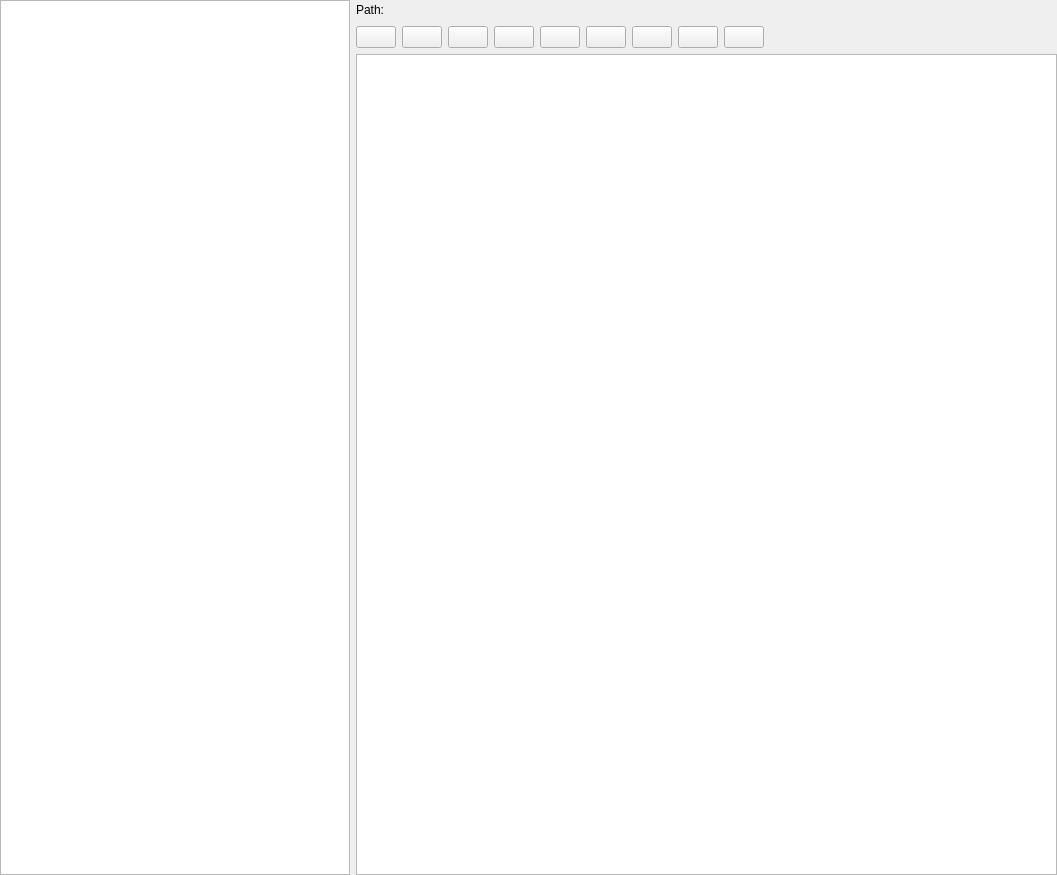
<?xml version="1.0" encoding="UTF-8"?>
<ui version="4.0">
 <class>FileBrowser</class>
 <widget class="QWidget" name="FileBrowser">
  <property name="geometry">
   <rect>
    <x>0</x>
    <y>0</y>
    <width>1057</width>
    <height>875</height>
   </rect>
  </property>
  <property name="windowTitle">
   <string>Form</string>
  </property>
  <property name="styleSheet">
   <string notr="true">QPushButton#charmRoot {
	min-width: 0px;
	padding: 2px;
}</string>
  </property>
  <layout class="QGridLayout" name="gridLayout">
   <property name="leftMargin">
    <number>0</number>
   </property>
   <property name="topMargin">
    <number>0</number>
   </property>
   <property name="rightMargin">
    <number>0</number>
   </property>
   <property name="bottomMargin">
    <number>0</number>
   </property>
   <item row="0" column="0" rowspan="3">
    <widget class="QTreeView" name="viewFolders">
     <property name="sizePolicy">
      <sizepolicy hsizetype="Expanding" vsizetype="Expanding">
       <horstretch>1</horstretch>
       <verstretch>0</verstretch>
      </sizepolicy>
     </property>
     <property name="minimumSize">
      <size>
       <width>300</width>
       <height>0</height>
      </size>
     </property>
     <attribute name="headerVisible">
      <bool>false</bool>
     </attribute>
    </widget>
   </item>
   <item row="0" column="1">
    <widget class="QWidget" name="widget" native="true">
     <property name="sizePolicy">
      <sizepolicy hsizetype="Preferred" vsizetype="Maximum">
       <horstretch>0</horstretch>
       <verstretch>0</verstretch>
      </sizepolicy>
     </property>
     <layout class="QHBoxLayout" name="horizontalLayout_2">
      <property name="leftMargin">
       <number>0</number>
      </property>
      <property name="topMargin">
       <number>0</number>
      </property>
      <property name="rightMargin">
       <number>0</number>
      </property>
      <property name="bottomMargin">
       <number>0</number>
      </property>
      <item>
       <widget class="QLabel" name="label">
        <property name="sizePolicy">
         <sizepolicy hsizetype="Maximum" vsizetype="Preferred">
          <horstretch>0</horstretch>
          <verstretch>0</verstretch>
         </sizepolicy>
        </property>
        <property name="text">
         <string>Path:</string>
        </property>
       </widget>
      </item>
      <item>
       <widget class="QWidget" name="charmContainer" native="true">
        <property name="sizePolicy">
         <sizepolicy hsizetype="Maximum" vsizetype="Maximum">
          <horstretch>0</horstretch>
          <verstretch>0</verstretch>
         </sizepolicy>
        </property>
        <property name="minimumSize">
         <size>
          <width>10</width>
          <height>10</height>
         </size>
        </property>
        <property name="styleSheet">
         <string notr="true"/>
        </property>
        <layout class="QHBoxLayout" name="charmLayout">
         <property name="spacing">
          <number>0</number>
         </property>
         <property name="leftMargin">
          <number>0</number>
         </property>
         <property name="topMargin">
          <number>0</number>
         </property>
         <property name="rightMargin">
          <number>0</number>
         </property>
         <property name="bottomMargin">
          <number>0</number>
         </property>
        </layout>
       </widget>
      </item>
      <item>
       <spacer name="horizontalSpacer">
        <property name="orientation">
         <enum>Qt::Horizontal</enum>
        </property>
        <property name="sizeHint" stdset="0">
         <size>
          <width>40</width>
          <height>20</height>
         </size>
        </property>
       </spacer>
      </item>
     </layout>
    </widget>
   </item>
   <item row="1" column="1">
    <widget class="QWidget" name="buttonWidget" native="true">
     <property name="sizePolicy">
      <sizepolicy hsizetype="Preferred" vsizetype="Preferred">
       <horstretch>0</horstretch>
       <verstretch>0</verstretch>
      </sizepolicy>
     </property>
     <layout class="QHBoxLayout" name="horizontalLayout">
      <property name="leftMargin">
       <number>0</number>
      </property>
      <property name="topMargin">
       <number>0</number>
      </property>
      <property name="rightMargin">
       <number>0</number>
      </property>
      <property name="bottomMargin">
       <number>0</number>
      </property>
      <item>
       <widget class="HoverButton" name="btnActPrimary">
        <property name="sizePolicy">
         <sizepolicy hsizetype="Maximum" vsizetype="Fixed">
          <horstretch>0</horstretch>
          <verstretch>0</verstretch>
         </sizepolicy>
        </property>
        <property name="toolTip">
         <string>&lt;html&gt;&lt;head/&gt;&lt;body&gt;&lt;p&gt;View file&lt;/p&gt;&lt;/body&gt;&lt;/html&gt;</string>
        </property>
        <property name="text">
         <string/>
        </property>
        <property name="icon">
         <iconset resource="../images.qrc">
          <normaloff>:/images/rc/document-preview.png</normaloff>:/images/rc/document-preview.png</iconset>
        </property>
       </widget>
      </item>
      <item>
       <widget class="HoverButton" name="btnActSecondary">
        <property name="sizePolicy">
         <sizepolicy hsizetype="Maximum" vsizetype="Fixed">
          <horstretch>0</horstretch>
          <verstretch>0</verstretch>
         </sizepolicy>
        </property>
        <property name="toolTip">
         <string>&lt;html&gt;&lt;head/&gt;&lt;body&gt;&lt;p&gt;Edit file&lt;/p&gt;&lt;/body&gt;&lt;/html&gt;</string>
        </property>
        <property name="text">
         <string/>
        </property>
        <property name="icon">
         <iconset resource="../images.qrc">
          <normaloff>:/images/rc/text-editor.png</normaloff>:/images/rc/text-editor.png</iconset>
        </property>
       </widget>
      </item>
      <item>
       <widget class="HoverButton" name="btnHome">
        <property name="sizePolicy">
         <sizepolicy hsizetype="Maximum" vsizetype="Fixed">
          <horstretch>0</horstretch>
          <verstretch>0</verstretch>
         </sizepolicy>
        </property>
        <property name="toolTip">
         <string>&lt;html&gt;&lt;head/&gt;&lt;body&gt;&lt;p&gt;Go to home&lt;/p&gt;&lt;/body&gt;&lt;/html&gt;</string>
        </property>
        <property name="text">
         <string/>
        </property>
        <property name="icon">
         <iconset resource="../images.qrc">
          <normaloff>:/images/rc/gohome.png</normaloff>:/images/rc/gohome.png</iconset>
        </property>
       </widget>
      </item>
      <item>
       <widget class="HoverButton" name="btnTerminal">
        <property name="sizePolicy">
         <sizepolicy hsizetype="Maximum" vsizetype="Fixed">
          <horstretch>0</horstretch>
          <verstretch>0</verstretch>
         </sizepolicy>
        </property>
        <property name="toolTip">
         <string>&lt;html&gt;&lt;head/&gt;&lt;body&gt;&lt;p&gt;Open terminal at current location&lt;/p&gt;&lt;/body&gt;&lt;/html&gt;</string>
        </property>
        <property name="text">
         <string/>
        </property>
        <property name="icon">
         <iconset resource="../images.qrc">
          <normaloff>:/images/rc/terminal.png</normaloff>:/images/rc/terminal.png</iconset>
        </property>
       </widget>
      </item>
      <item>
       <widget class="HoverButton" name="btnExtFileBrowser">
        <property name="sizePolicy">
         <sizepolicy hsizetype="Maximum" vsizetype="Fixed">
          <horstretch>0</horstretch>
          <verstretch>0</verstretch>
         </sizepolicy>
        </property>
        <property name="toolTip">
         <string>&lt;html&gt;&lt;head/&gt;&lt;body&gt;&lt;p&gt;Open file browser at current location&lt;/p&gt;&lt;/body&gt;&lt;/html&gt;</string>
        </property>
        <property name="text">
         <string/>
        </property>
        <property name="icon">
         <iconset resource="../images.qrc">
          <normaloff>:/images/rc/folder.png</normaloff>:/images/rc/folder.png</iconset>
        </property>
       </widget>
      </item>
      <item>
       <widget class="HoverButton" name="btnScmPull">
        <property name="sizePolicy">
         <sizepolicy hsizetype="Maximum" vsizetype="Fixed">
          <horstretch>0</horstretch>
          <verstretch>0</verstretch>
         </sizepolicy>
        </property>
        <property name="toolTip">
         <string>&lt;html&gt;&lt;head/&gt;&lt;body&gt;&lt;p&gt;SCM Pull&lt;/p&gt;&lt;/body&gt;&lt;/html&gt;</string>
        </property>
        <property name="text">
         <string/>
        </property>
        <property name="icon">
         <iconset resource="../images.qrc">
          <normaloff>:/images/rc/scm-pull.png</normaloff>:/images/rc/scm-pull.png</iconset>
        </property>
       </widget>
      </item>
      <item>
       <widget class="HoverButton" name="btnScmCommit">
        <property name="sizePolicy">
         <sizepolicy hsizetype="Maximum" vsizetype="Fixed">
          <horstretch>0</horstretch>
          <verstretch>0</verstretch>
         </sizepolicy>
        </property>
        <property name="toolTip">
         <string>&lt;html&gt;&lt;head/&gt;&lt;body&gt;&lt;p&gt;SCM Add + Commit&lt;/p&gt;&lt;/body&gt;&lt;/html&gt;</string>
        </property>
        <property name="text">
         <string/>
        </property>
        <property name="icon">
         <iconset resource="../images.qrc">
          <normaloff>:/images/rc/scm-commit.png</normaloff>:/images/rc/scm-commit.png</iconset>
        </property>
       </widget>
      </item>
      <item>
       <widget class="HoverButton" name="btnScmPush">
        <property name="sizePolicy">
         <sizepolicy hsizetype="Maximum" vsizetype="Fixed">
          <horstretch>0</horstretch>
          <verstretch>0</verstretch>
         </sizepolicy>
        </property>
        <property name="toolTip">
         <string>&lt;html&gt;&lt;head/&gt;&lt;body&gt;&lt;p&gt;SCM Push&lt;/p&gt;&lt;/body&gt;&lt;/html&gt;</string>
        </property>
        <property name="text">
         <string/>
        </property>
        <property name="icon">
         <iconset resource="../images.qrc">
          <normaloff>:/images/rc/scm-push.png</normaloff>:/images/rc/scm-push.png</iconset>
        </property>
       </widget>
      </item>
      <item>
       <widget class="HoverButton" name="btnPreferences">
        <property name="sizePolicy">
         <sizepolicy hsizetype="Maximum" vsizetype="Fixed">
          <horstretch>0</horstretch>
          <verstretch>0</verstretch>
         </sizepolicy>
        </property>
        <property name="toolTip">
         <string>&lt;html&gt;&lt;head/&gt;&lt;body&gt;&lt;p&gt;Preferences&lt;/p&gt;&lt;/body&gt;&lt;/html&gt;</string>
        </property>
        <property name="text">
         <string/>
        </property>
        <property name="icon">
         <iconset resource="../images.qrc">
          <normaloff>:/images/rc/configure.png</normaloff>:/images/rc/configure.png</iconset>
        </property>
       </widget>
      </item>
      <item>
       <spacer name="horizontalSpacer_2">
        <property name="orientation">
         <enum>Qt::Horizontal</enum>
        </property>
        <property name="sizeHint" stdset="0">
         <size>
          <width>40</width>
          <height>20</height>
         </size>
        </property>
       </spacer>
      </item>
     </layout>
    </widget>
   </item>
   <item row="2" column="1">
    <widget class="QListView" name="viewFiles">
     <property name="sizePolicy">
      <sizepolicy hsizetype="Expanding" vsizetype="Expanding">
       <horstretch>2</horstretch>
       <verstretch>0</verstretch>
      </sizepolicy>
     </property>
    </widget>
   </item>
  </layout>
 </widget>
 <customwidgets>
  <customwidget>
   <class>HoverButton</class>
   <extends>QPushButton</extends>
   <header location="global">hoverbutton.h</header>
  </customwidget>
 </customwidgets>
 <resources>
  <include location="../images.qrc"/>
 </resources>
 <connections/>
</ui>
